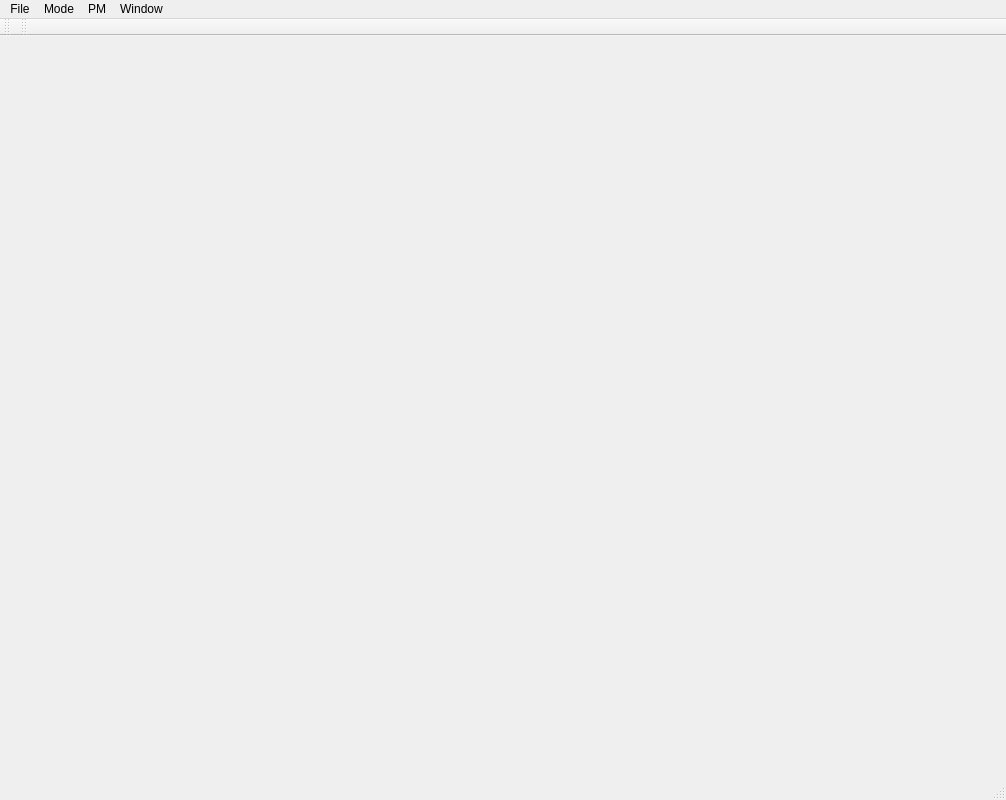
<?xml version="1.0" encoding="UTF-8"?>
<ui version="4.0">
 <class>MainWindow</class>
 <widget class="QMainWindow" name="MainWindow">
  <property name="geometry">
   <rect>
    <x>0</x>
    <y>0</y>
    <width>1006</width>
    <height>800</height>
   </rect>
  </property>
  <property name="minimumSize">
   <size>
    <width>1000</width>
    <height>800</height>
   </size>
  </property>
  <property name="windowTitle">
   <string>FBC Designer</string>
  </property>
  <widget class="QWidget" name="centralWidget"/>
  <widget class="QMenuBar" name="menuBar">
   <property name="geometry">
    <rect>
     <x>0</x>
     <y>0</y>
     <width>1006</width>
     <height>21</height>
    </rect>
   </property>
   <widget class="QMenu" name="menuFile">
    <property name="title">
     <string>File</string>
    </property>
    <addaction name="actionNewTerrain"/>
    <addaction name="actionOpenTerrain"/>
    <addaction name="actionSaveTerrain"/>
    <addaction name="separator"/>
    <addaction name="actionLoadRoads"/>
    <addaction name="actionSaveRoads"/>
    <addaction name="actionClearRoads"/>
    <addaction name="separator"/>
    <addaction name="actionLoadBlocks"/>
    <addaction name="actionSaveBlocks"/>
    <addaction name="separator"/>
    <addaction name="actionSaveImage"/>
    <addaction name="actionSaveImageHD"/>
    <addaction name="separator"/>
    <addaction name="actionLoadCamera"/>
    <addaction name="actionSaveCamera"/>
    <addaction name="actionResetCamera"/>
    <addaction name="separator"/>
    <addaction name="actionExit"/>
   </widget>
   <widget class="QMenu" name="menuWindow">
    <property name="title">
     <string>Window</string>
    </property>
    <addaction name="actionControlWidget"/>
    <addaction name="actionPropertyWidget"/>
   </widget>
   <widget class="QMenu" name="menuPM">
    <property name="title">
     <string>PM</string>
    </property>
    <addaction name="actionGenerateBlocks"/>
    <addaction name="actionGenerateParcels"/>
    <addaction name="actionGenerateBuildings"/>
    <addaction name="actionGenerateVegetation"/>
    <addaction name="actionGenerate3D"/>
   </widget>
   <widget class="QMenu" name="menuMode">
    <property name="title">
     <string>Mode</string>
    </property>
    <addaction name="actionModeDefault"/>
    <addaction name="actionModeBlock"/>
    <addaction name="actionModeParcel"/>
   </widget>
   <addaction name="menuFile"/>
   <addaction name="menuMode"/>
   <addaction name="menuPM"/>
   <addaction name="menuWindow"/>
  </widget>
  <widget class="QToolBar" name="fileToolBar">
   <attribute name="toolBarArea">
    <enum>TopToolBarArea</enum>
   </attribute>
   <attribute name="toolBarBreak">
    <bool>false</bool>
   </attribute>
  </widget>
  <widget class="QToolBar" name="areaToolBar">
   <attribute name="toolBarArea">
    <enum>TopToolBarArea</enum>
   </attribute>
   <attribute name="toolBarBreak">
    <bool>false</bool>
   </attribute>
  </widget>
  <widget class="QStatusBar" name="statusBar"/>
  <action name="actionExit">
   <property name="text">
    <string>Exit</string>
   </property>
  </action>
  <action name="actionControlWidget">
   <property name="text">
    <string>Control Widget</string>
   </property>
  </action>
  <action name="actionDeleteEdge">
   <property name="icon">
    <iconset>
     <normaloff>:/MainWindow/Resources/Delete_24x24.png</normaloff>:/MainWindow/Resources/Delete_24x24.png</iconset>
   </property>
   <property name="text">
    <string>Delete Edge</string>
   </property>
   <property name="shortcut">
    <string>Del</string>
   </property>
  </action>
  <action name="actionSaveTerrain">
   <property name="icon">
    <iconset>
     <normaloff>:/MainWindow/Resources/Save_24x24.png</normaloff>:/MainWindow/Resources/Save_24x24.png</iconset>
   </property>
   <property name="text">
    <string>Save Terrain</string>
   </property>
   <property name="shortcut">
    <string/>
   </property>
  </action>
  <action name="actionSaveRoads">
   <property name="text">
    <string>Save Roads</string>
   </property>
  </action>
  <action name="actionPropertyWidget">
   <property name="text">
    <string>Property Widget</string>
   </property>
  </action>
  <action name="actionLoadRoads">
   <property name="text">
    <string>Load Roads</string>
   </property>
   <property name="shortcut">
    <string>Ctrl+O</string>
   </property>
  </action>
  <action name="actionLoadAreas">
   <property name="text">
    <string>Load Areas</string>
   </property>
   <property name="shortcut">
    <string>Ctrl+A</string>
   </property>
  </action>
  <action name="actionSaveAreas">
   <property name="text">
    <string>Save Areas</string>
   </property>
  </action>
  <action name="actionSaveImage">
   <property name="text">
    <string>Save Image</string>
   </property>
   <property name="shortcut">
    <string>Ctrl+L</string>
   </property>
  </action>
  <action name="actionGenerate3D">
   <property name="text">
    <string>Generate 3D</string>
   </property>
  </action>
  <action name="actionLoadCamera">
   <property name="text">
    <string>Load Camera</string>
   </property>
   <property name="shortcut">
    <string>Ctrl+1</string>
   </property>
  </action>
  <action name="actionSaveCamera">
   <property name="text">
    <string>Save Camera</string>
   </property>
   <property name="shortcut">
    <string>Ctrl+2</string>
   </property>
  </action>
  <action name="actionSaveImageHD">
   <property name="text">
    <string>Save Image HD</string>
   </property>
   <property name="shortcut">
    <string>Ctrl+S</string>
   </property>
  </action>
  <action name="actionResetCamera">
   <property name="text">
    <string>Reset Camera</string>
   </property>
  </action>
  <action name="actionModeDefault">
   <property name="checkable">
    <bool>true</bool>
   </property>
   <property name="text">
    <string>Default</string>
   </property>
  </action>
  <action name="actionModeBlock">
   <property name="checkable">
    <bool>true</bool>
   </property>
   <property name="text">
    <string>Block</string>
   </property>
  </action>
  <action name="actionLoadBlocks">
   <property name="text">
    <string>Load Blocks</string>
   </property>
  </action>
  <action name="actionSaveBlocks">
   <property name="text">
    <string>Save Blocks</string>
   </property>
  </action>
  <action name="actionGenerateBlocks">
   <property name="text">
    <string>Generate Blocks</string>
   </property>
  </action>
  <action name="actionNewTerrain">
   <property name="text">
    <string>New Terrain</string>
   </property>
  </action>
  <action name="actionOpenTerrain">
   <property name="text">
    <string>Open Terrain</string>
   </property>
  </action>
  <action name="actionClearRoads">
   <property name="text">
    <string>Clear Roads</string>
   </property>
  </action>
  <action name="actionGenerateParcels">
   <property name="text">
    <string>Generate Parcels</string>
   </property>
  </action>
  <action name="actionGenerateBuildings">
   <property name="text">
    <string>Generate Buildings</string>
   </property>
  </action>
  <action name="actionGenerateVegetation">
   <property name="text">
    <string>Generate Vegetation</string>
   </property>
  </action>
  <action name="actionModeParcel">
   <property name="text">
    <string>Parcel</string>
   </property>
  </action>
 </widget>
 <layoutdefault spacing="6" margin="11"/>
 <resources>
  <include location="MainWindow.qrc"/>
 </resources>
 <connections/>
</ui>
